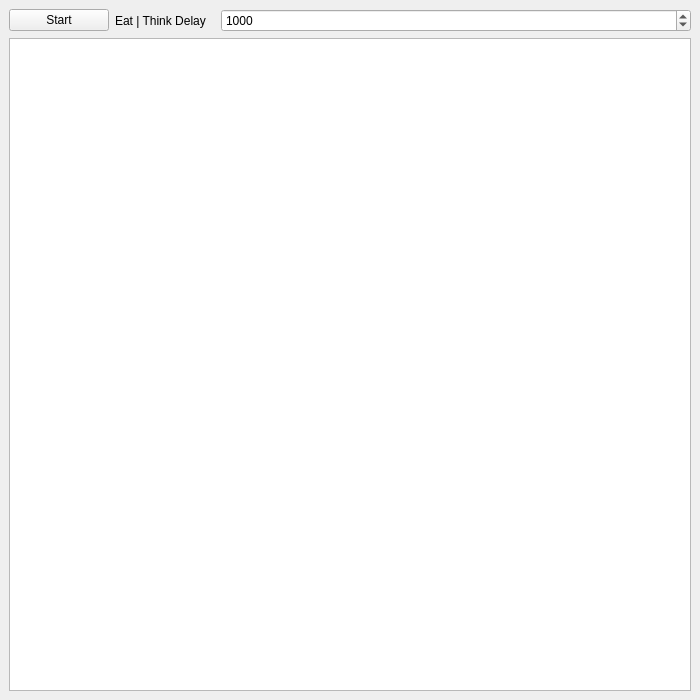
<?xml version="1.0" encoding="UTF-8"?>
<ui version="4.0">
 <class>MainWindow</class>
 <widget class="QMainWindow" name="MainWindow">
  <property name="geometry">
   <rect>
    <x>0</x>
    <y>0</y>
    <width>700</width>
    <height>700</height>
   </rect>
  </property>
  <property name="windowTitle">
   <string>Dining philosophers problem app (by Alex Zhornyak)</string>
  </property>
  <property name="windowIcon">
   <iconset resource="res.qrc">
    <normaloff>:/dininig_philosophers.svg</normaloff>:/dininig_philosophers.svg</iconset>
  </property>
  <widget class="QWidget" name="centralwidget">
   <layout class="QVBoxLayout" name="verticalLayout">
    <item>
     <layout class="QHBoxLayout" name="horizontalLayout">
      <item>
       <widget class="QPushButton" name="btnStart">
        <property name="maximumSize">
         <size>
          <width>100</width>
          <height>16777215</height>
         </size>
        </property>
        <property name="text">
         <string>Start</string>
        </property>
       </widget>
      </item>
      <item>
       <widget class="QLabel" name="label">
        <property name="maximumSize">
         <size>
          <width>100</width>
          <height>16777215</height>
         </size>
        </property>
        <property name="text">
         <string>Eat | Think Delay</string>
        </property>
       </widget>
      </item>
      <item>
       <widget class="QSpinBox" name="spinDelay">
        <property name="maximumSize">
         <size>
          <width>16777215</width>
          <height>16777215</height>
         </size>
        </property>
        <property name="minimum">
         <number>100</number>
        </property>
        <property name="maximum">
         <number>5000</number>
        </property>
        <property name="singleStep">
         <number>100</number>
        </property>
        <property name="value">
         <number>1000</number>
        </property>
       </widget>
      </item>
     </layout>
    </item>
    <item>
     <widget class="QGraphicsView" name="graphicsView"/>
    </item>
   </layout>
  </widget>
 </widget>
 <resources>
  <include location="res.qrc"/>
 </resources>
 <connections/>
</ui>
